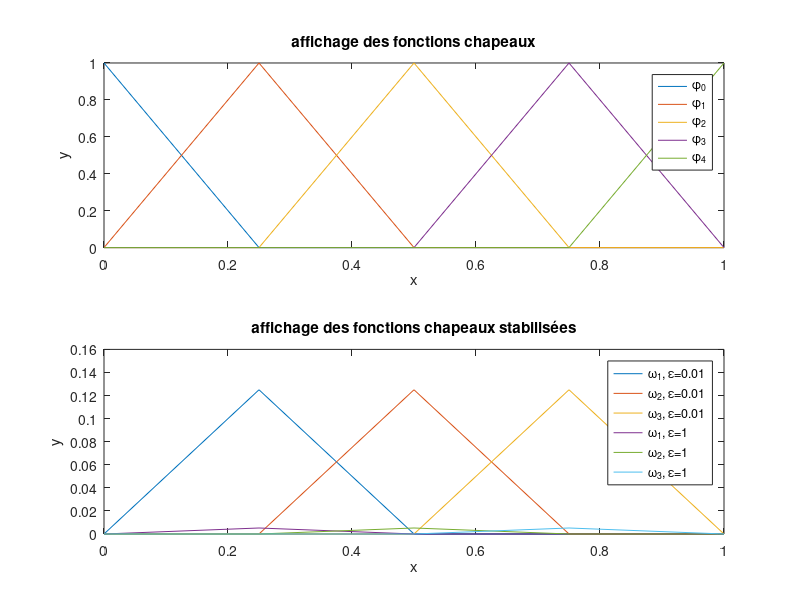

Reproduce this figure in MATLAB.
function DisplayOmega()

h=1/4;
B_0=1;

n=1/h-1;
X=linspace(0,1,n+2);

epsilon=[0.01, 1];
gamma=B_0./epsilon*h;

figure()

for i=1:5 
Y=zeros(1,n+2);
Y(i)=1;
hold on
subplot(2,1,1);
plot(X,Y);
end
legend('\phi_0','\phi_1','\phi_2','\phi_3','\phi_4')
xlabel('x')
ylabel('y')
title('affichage des fonctions chapeaux')

for j=1:2
for i=2:4 
Y=zeros(1,n+2);
if gamma(j)<6
Y(i)=gamma(j)*h/12/B_0;
else
Y(i)=h/2/B_0;
end
hold on
subplot(2,1,2);
plot(X,Y);
end
end
legend('\omega_1, \epsilon=0.01','\omega_2, \epsilon=0.01','\omega_3, \epsilon=0.01','\omega_1, \epsilon=1','\omega_2, \epsilon=1','\omega_3, \epsilon=1')
xlabel('x')
ylabel('y')
title('affichage des fonctions chapeaux stabilisées')

end